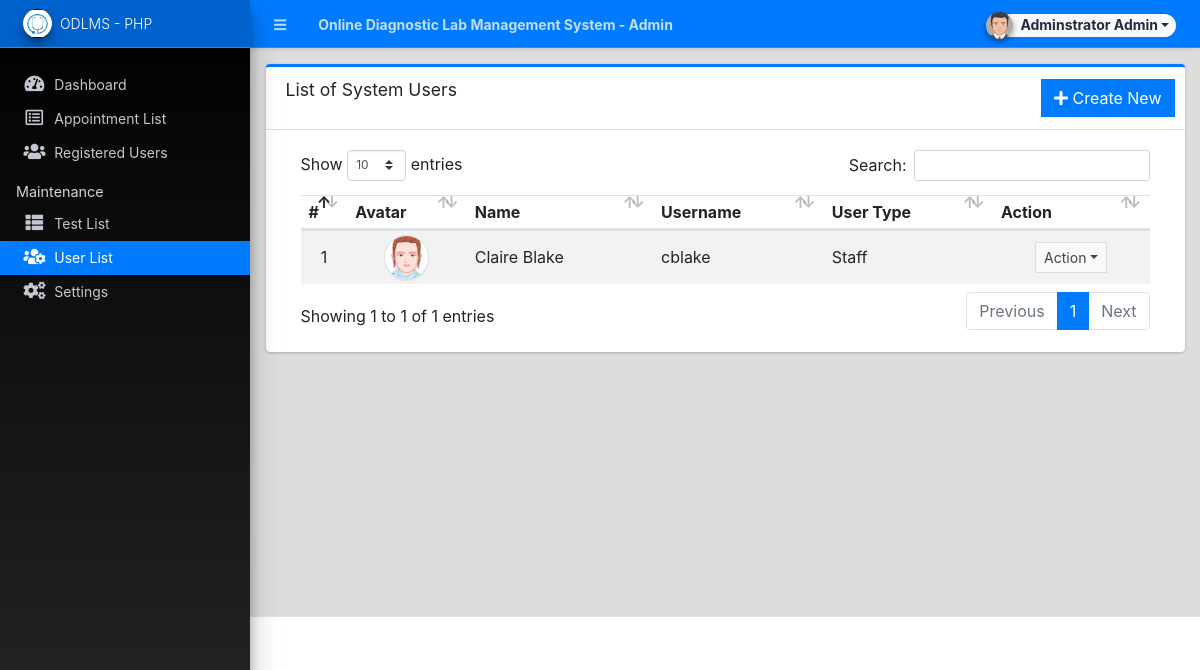
Page /admin/?page=user/list (signed in) on the committed database.
### tables this page shows
CREATE TABLE `users` (
  `id` int(50) NOT NULL,
  `firstname` varchar(250) NOT NULL,
  `middlename` text DEFAULT NULL,
  `lastname` varchar(250) NOT NULL,
  `username` text NOT NULL,
  `password` text NOT NULL,
  `avatar` text DEFAULT NULL,
  `last_login` datetime DEFAULT NULL,
  `type` tinyint(1) NOT NULL DEFAULT 0,
  `status` int(1) NOT NULL DEFAULT 1 COMMENT '0=not verified, 1 = verified',
  `date_added` datetime NOT NULL DEFAULT current_timestamp(),
  `date_updated` datetime DEFAULT NULL ON UPDATE current_timestamp()
);

### config.php (called while the page is built, shortened)
<?php
function validate_image($file){
	if(!empty($file)){
        $ex = explode('?',$file);
        $file = $ex[0];
        $param =  isset($ex[1]) ? '?'.$ex[1]  : '';
		if(is_file(base_app.$file)){
			return base_url.$file.$param;
		}else{
			return base_url.'dist/img/no-image-available.png';
		}
	}else{
		return base_url.'dist/img/no-image-available.png';
	}
}
?>

### admin/user/list.php (the view, shortened to what this page needs)
<div class="card card-outline card-primary">
	<div class="card-header">
		<h3 class="card-title">List of System Users</h3>
		<div class="card-tools">
			<a href="?page=user/manage_user" class="btn btn-flat btn-primary"><span class="fas fa-plus"></span>  Create New</a>
		</div>
	</div>
	<div class="card-body">
		<div class="container-fluid">
        <div class="container-fluid">
			<table class="table table-hover table-striped">
				<!-- <colgroup>
					<col width="5%">
					<col width="10%">
					<col width="20%">
					<col width="20%">
					<col width="15%">
					<col width="15%">
					<col width="10%">
				</colgroup> -->
				<thead>
					<tr>
						<th>#</th>
						<th>Avatar</th>
						<th>Name</th>
						<th>Username</th>
						<th>User Type</th>
						<th>Action</th>
					</tr>
				</thead>
				<tbody>
					<?php
						$i = 1;
						$qry = $conn->query("SELECT *,concat(firstname,' ',lastname) as name from `users` where id != '1' order by concat(firstname,' ',lastname) asc ");
						while($row = $qry->fetch_assoc()):
					?>
						<tr>
							<td class="text-center"><?php echo $i++; ?></td>
							<td class="text-center"><img src="<?php echo validate_image($row['avatar']) ?>" class="img-avatar img-thumbnail p-0 border-2" alt="user_avatar"></td>
							<td><?php echo ucwords($row['name']) ?></td>
							<td ><p class="m-0 truncate-1"><?php echo $row['username'] ?></p></td>
							<td ><p class="m-0"><?php echo ($row['type'] == 1 )? "Adminstrator" : "Staff" ?></p></td>
							<td align="center">
								 <button type="button" class="btn btn-flat btn-default btn-sm dropdown-toggle dropdown-icon" data-toggle="dropdown">
				                  		Action
				                  </button>
							</td>
						</tr>
					<?php endwhile; ?>
				</tbody>
			</table>
		</div>
		</div>
	</div>
</div>

### admin/user/list.php (style rules this page uses)
.img-avatar { width:45px; height:45px; object-fit:cover; object-position:center center; border-radius:100%; }

### rows in the picture
users: avatar (picture), name "Claire Blake", username "cblake", type "Staff"

### other values in the picture
$_settings->info('name') "Online Diagnostic Lab Management System"
$_settings->userdata('firstname').' '.$_settings->userdata('lastname') "Adminstrator Admin"
$_settings->info('short_name') "ODLMS - PHP"
